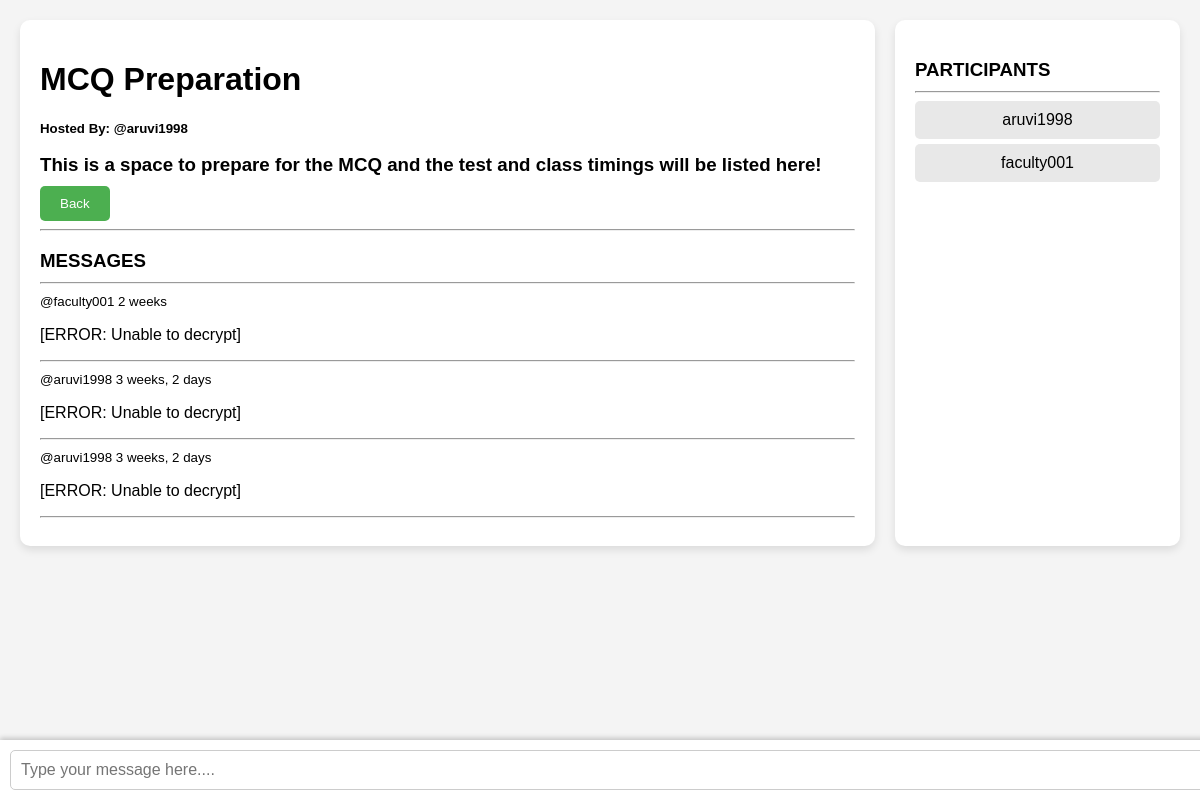
Screenshot of /forumpage/4 (signed in) with the database file from the repository.
### myhome/models.py (models this page shows, shortened)
class Forums(models.Model):
    host=models.ForeignKey(User, on_delete=models.SET_NULL, null=True)
    topic=models.ForeignKey(Topic, on_delete=models.CASCADE, null=True)
    name=models.CharField(max_length=100)
    forum_desc=models.CharField(max_length=500)
    participants=models.ManyToManyField(User, related_name='participants', blank='True')
    updated=models.DateTimeField(auto_now=True)
    created=models.DateTimeField(auto_now_add=True)
    class Meta:
        ordering=['-updated', '-created']

class Message(models.Model):
    user=models.ForeignKey(User, on_delete=models.CASCADE)
    forums=models.ForeignKey(Forums, on_delete=models.CASCADE)
    body=models.TextField()
    updated=models.DateTimeField(auto_now=True)
    created=models.DateTimeField(auto_now_add=True)

### myhome/views.py (the view, shortened to what this page needs)
# urls.py: path('forumpage/<str:pk>', views.Forumpage, name="forumpage"),
@allowed_user('faculty','student','superadmin')
def Forumpage(request,pk):
    forum=Forums.objects.get(id=pk)
    forum_messages=forum.message_set.all().order_by('-created')
    participants=forum.participants.all()
    for message in forum_messages:
        try:
            message.body = f.decrypt(message.body.encode('utf-8')).decode('utf-8')
        except Exception as e:
            message.body = "[ERROR: Unable to decrypt]"
    context={'forum':forum, 'forum_messages':forum_messages, 'participants':participants}
    return render (request, 'forumpage.html', context)

### templates/forumpage.html (shortened to what this page needs)
<!DOCTYPE html>
<html lang="en">
<head>
</head>
<body>
    <div class="forum_container">
        <div class="forum_content">
            <h1>{{ forum.name }}</h1>
            <h5>Hosted By: @{{ forum.host }}</h5>
            <h3>{{ forum.forum_desc }}</h3>
            <form action="{% url 'back' %}" method="GET" style="display:inline;">
                <button type="submit" class="back-button" style="background-color: #4CAF50; color: white; padding: 10px 20px; border-radius: 5px; border: none;">Back</button>
            </form>
            <hr>
            <div>
                <h3>MESSAGES</h3>
                <hr>
                {% for message in forum_messages %}
                    <small>@{{ message.user }}   {{ message.created|timesince }}</small>
                    <p>{{ message.body }}</p>
                    <hr>
                {% endfor %}
            </div>
            {% if request.user.is_authenticated %}
            <div class="message-box-container">
                <form method="POST" action="">
                    <input type="text" name="body" placeholder="Type your message here...." required/>
                </form>
            </div>
            {% endif %}
        </div>
        <div class="participants">
            <h3>PARTICIPANTS</h3>
            <hr>
            {% for user in participants %}
                <div>
                    {{ user.username }}
                </div>
            {% endfor %}
        </div>
    </div>
</body>
</html>

### templates/forumpage.html (style rules this page uses)
body { font-family: Arial, sans-serif; margin: 0; padding: 0; background-color: #f4f4f4; }
.forum_container { display: grid; grid-template-columns: 3fr 1fr; gap: 20px; padding: 20px; max-width: 1200px; margin: auto; }
.forum_content { background: white; padding: 20px; border-radius: 10px; box-shadow: 0px 4px 8px rgba(0, 0, 0, 0.1); }
h1, h3, h5 { margin-bottom: 10px; }
.back-button { background-color: #4CAF50; color: white; padding: 10px 20px; border-radius: 5px; border: none; cursor: pointer; transition: background 0.3s ease; }
.message-box-container { position: fixed; bottom: 0; left: 0; width: 100%; background: white; padding: 10px; box-shadow: 0px -2px 5px rgba(0, 0, 0, 0.2); }
.message-box-container input { width: 100%; padding: 10px; font-size: 16px; border: 1px solid #ccc; border-radius: 5px; }
.participants { background: white; padding: 20px; border-radius: 10px; box-shadow: 0px 4px 8px rgba(0, 0, 0, 0.1); }
.participants div { background: #e8e8e8; padding: 10px; margin: 5px 0; border-radius: 5px; text-align: center; }

### rows the page displays
Forums: name "MCQ Preparation", host "aruvi1998", forum_desc "This is a space to prepare for the MCQ and the test and class timings will be listed here!"
Message: user "faculty001", created "2 weeks", body "[ERROR: Unable to decrypt]"
Message: user "aruvi1998", created "3 weeks, 2 days", body "[ERROR: Unable to decrypt]"
Message: user "aruvi1998", created "3 weeks, 2 days", body "[ERROR: Unable to decrypt]"

### other values shown
{{ user.username }} "aruvi1998"
{{ user.username }} "faculty001"
